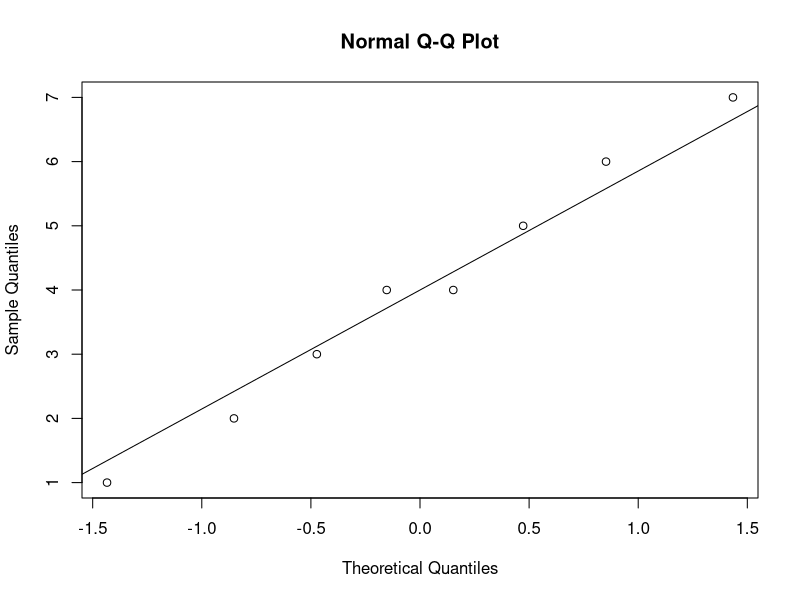
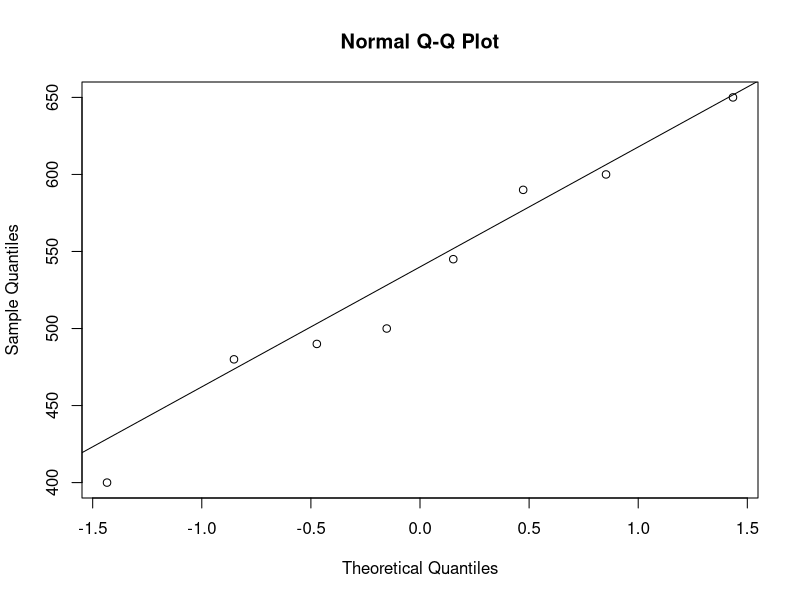
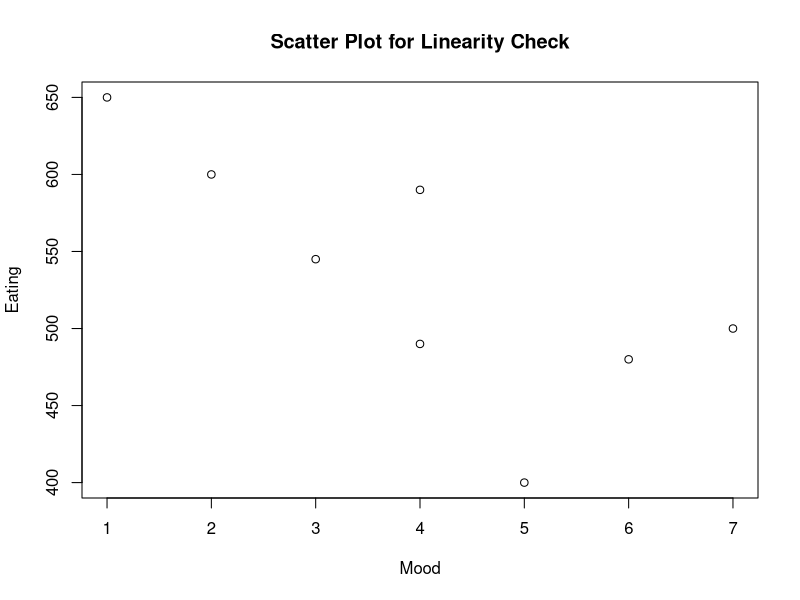

Write the R code that produced these figures, in order. (Note: this script raises an error after producing the figures.)
install.packages("psych")
library("psych")
install.packages("car")
library("car")

## Pearson Correlation Coefficient

# Create Data Frame
mood <- data.frame(Mood= c(6,4,7,4,2,5,3,1), 
                   Eating= c(480,490,500,590,600,400,545,650))

mood

# Assumptions

## Assumption of Normality
describe(mood)

shapiro.test(mood$Mood)
shapiro.test(mood$Eating)

# can also do qq plot (quantile quantile plot). if points are pretty much on straight line, this indicates normality
# this plot compares theoretical quantiles (of a theoretical normal distribution) with the sample quantiles
# if the theoretical and sample quantiles are similar, they'll fall closely along the qq line, indicating normality
qqnorm(mood$Mood)
qqline(mood$Mood)

qqnorm(mood$Eating)
qqline(mood$Eating)

## Assumptions of Homoscedasticity and Linearity

# For linearity, we expect graph to be approximately linear
plot(mood$Mood, mood$Eating, main='Scatter Plot for Linearity Check', xlab='Mood', ylab='Eating')
abline(model)

# For homoscedasticity, we expect the variability of data points to be similar as we move away from the y-axis; in other words, we expect the variability of data points to have a similar (homo) variance or scatter (scedasticity) along the regression line (x-axis).
# For linearity, we also expect data points to be randomly dispersed around the regression line (x-axis); data points should not show nonlinear patterns. 
# in this case, we plot the residuals
# residual = sample datapoint - predicted datapoint

model <- lm(Eating ~ Mood, data = mood)
residuals <- resid(model)
fitted_values <- fitted(model)

plot(fitted_values, residuals, xlab='Fitted Values', ylab='Residuals', main='Residual Plot')
abline(h=0, col='red')

# Checking for outliers 

boxplot(mood$Mood, main='Boxplot for Outlier Detection')
boxplot(mood$Eating, main='Boxplot for Outlier Detection')

# Conduct Pearson correlation

cor.test(mood$Mood,mood$Eating,method=c("pearson"),
         alternative=c("two.sided"), conf.level=.95)

# What is effect size (coefficient of determination)? 


## Spearman Correlation 
# Allows us to test relation between two ranked variables 

ranks <- data.frame(Food=c(1,1,3,4,5,6,7,8),
                    Water=c(1,3,2,6,4,7,8,5))
ranks

## Assumption that two variable have a monotonic relationship
# We can test this with a scatterplot matrix 

pairs(ranks[,c("Food","Water")])

## Test
cor.test(ranks$Food,ranks$Water,method=c("spearman"),
         alternative=c("two.sided"),conf.level=.95)

# The error message is telling us that there are tied ranks, which Spearman isn't always great with.
# We can set the exact argument to FALSE to correct for this

cor.test(ranks$Food,ranks$Water,method=c("spearman"),
         alternative=c("two.sided"),conf.level=.95, exact=F)



## Point-Biserial Correlation
# Used when we have one continuous and one categorical variable

comedy <- data.frame(gender=c(1,1,1,1,1,2,2,2,2,2,2,2), 
                     laughter=c(23,9,12,12,29,32,10,8,20,12,24,34))
comedy

comedy$gender <- as.factor(comedy$gender)


## Normality Assumption for continuous variable
describe(comedy$laughter)
shapiro.test(comedy$laughter)

## Equal Variances Assumption for dichotomous variable
leveneTest(laughter~gender, data=comedy)

## Correlation
comedy$gender <- as.numeric(comedy$gender)
cor.test(comedy$laughter,comedy$gender)

# What is effect size? 
